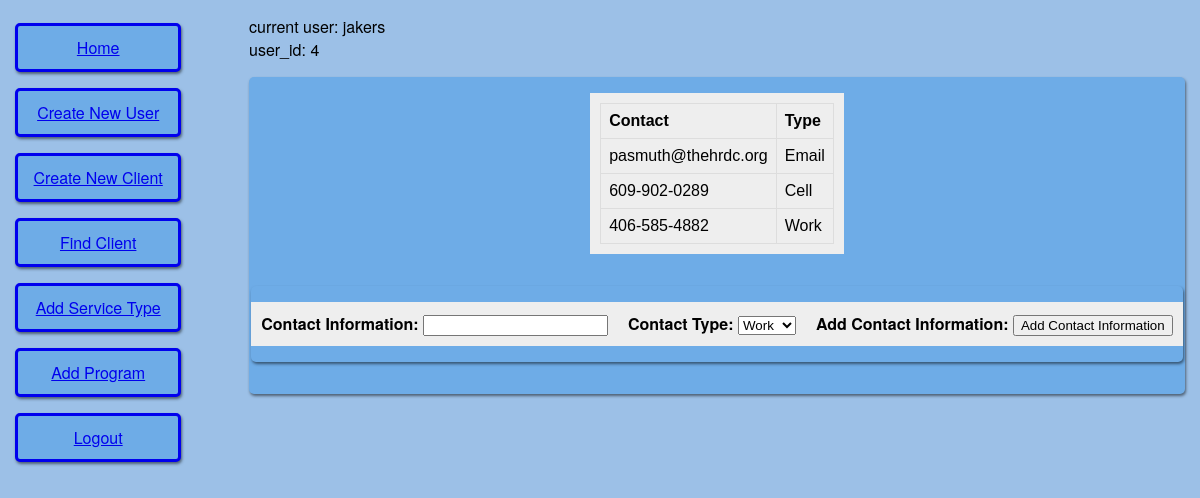
The app's page /client_1_contact (signed in) with its own data.
### app/models.py (models this page shows, shortened)
class User(UserMixin, db.Model):
	id = db.Column(db.Integer, primary_key = True)
	username = db.Column(db.String(64), index = True, unique = True)
	email = db.Column(db.String(120), index = True, unique = True)
	password_hash = db.Column(db.String(128))

class ClientContact(db.Model):
	id = db.Column(db.Integer, primary_key = True)
	client_id = db.Column(db.Integer, db.ForeignKey('client.id'))
	contact = db.Column(db.String(50))
	contact_type = db.Column(db.Integer, db.ForeignKey('contact_type.id'))
	ContactType = db.relationship('ContactType', uselist = False)
	created_date = db.Column(db.DateTime, index = True, default = datetime.utcnow)
	created_by = db.Column(db.Integer, db.ForeignKey('user.id'))
	user = db.relationship('User', uselist = False)

class ContactType(db.Model):
	id = db.Column(db.Integer, primary_key = True)
	contact_type = db.Column(db.String(10))

### app/routes.py (the view, shortened to what this page needs)
@app.route('/client_<clientid>_contact', methods = ['GET', 'POST'])
@login_required
def create_contact(clientid):
	form = CreateClientContact()
	contact_info = ClientContact.query.filter(ClientContact.client_id == clientid).all()
	return render_template('create_contact.html', title = 'Create Contact', form = form, contact_info = contact_info)

### app/forms.py (shortened to what this page needs)
class CreateClientContact(FlaskForm):
	form_title = 'Add Contact Information'
	contact_info = StringField('Contact Information', validators = [DataRequired()])
	contact_choices = [(c.id, c.contact_type) for c in ContactType.query.all()]
	contact_type = SelectField('Contact Type', coerce = int, choices = contact_choices, validators = [DataRequired()])
	submit = SubmitField('Add Contact Information')

### app/models.py (called while the page is built)
@login.user_loader
def load_user(id):
	return User.query.get(int(id))

### app/templates/create_contact.html (shortened to what this page needs)
{% extends "base.html" %}
{% block content %}
	<div class="formFields">
		<div class="formElement">
			<table class="contactInfo">
				<tr>
					<th>Contact</th>
					<th>Type</th>
				</tr>
		{% for c in contact_info %}
				<tr>
					<td>{{ c.contact }}</td>
					<td>{{ c.ContactType.contact_type }}</td>
				</tr>
		{% endfor%}
			</table>
	</div>
    <form action="" method="post">
        <div class="formFields">
        {% for field in form %}
            {% if field.type != 'CSRFTokenField' %}
            <div class="formElement">
                <strong>{{ field.label() }}:</strong>
                {{ field() }} <br>
            </div>
            {% endif %}
        {% endfor %}
        </div>
    </form>
{% endblock %}

### app/templates/base.html (shortened to what this page needs)
<html>
    <head>
      <link rel="stylesheet" href="{{ url_for('static', filename = 'styles/main.css') }}">
    </head>
    <body>
        <div class="row">
          <div class="leftColumn">
            {% if current_user.is_anonymous %}
            <a class="header_button" href="{{ url_for('login') }}">Login</a>
            {% else %}
            <a class="header_button" href="{{ url_for('index') }}">Home</a>
            <a class="header_button" href="{{ url_for('render_form', form = 'RegistrationForm') }}">Create New User</a>
            <a class="header_button" href="{{ url_for('create_client') }}">Create New Client</a>
            <a class="header_button" href="{{ url_for('view_clients') }}">Find Client</a>
            <a class="header_button" href="{{ url_for('add_record', record_type = 'ServiceType') }}">Add Service Type</a>
            <a class="header_button" href="{{ url_for('add_record', record_type = 'Program') }}">Add Program</a>
            <a class="header_button" href="{{ url_for('logout') }}">Logout</a>
            {% endif %}
          </div>
          <div class="rightColumn">
            current user: {{ current_user.username }} <br>
            user_id: {{ current_user.id }} <br>
            {% block content %}{% endblock %}
          </div>
        </div>
    </body>
</html>

### app/static/styles/main.css (style rules this page uses)
body { margin: 0; padding: 0; font-family: "Helvetica Neue", Helvetica, Arial, sans-serif; color: #000000; padding: 15px; background: #9cc0e7; }
table { font-family: arial, sans-serif; border-collapse: collapse; }
td { border: 1px solid #dddddd; text-align: left; padding: 8px; }
th { border: 1px solid #dddddd; background-color: #EEEEEE; text-align: left; padding: 8px; }
.row:after { content: ""; display: table; clear: both; }
.formElement { padding: 10px 10px; background: #EEEEEE; margin: 1em 0; display: inline-block; }
.formFields { float: left; display: flex; flex-wrap: wrap; align-content: space-around; justify-content: space-evenly; background: #6EACE7; margin: 1em 0; box-shadow: 1px 2px 3px rgba(0,0,0,.5); border-radius: 5px; }
.leftColumn { float: left; width: 15%; display: flex; flex-wrap: wrap; align-content: space-around }
.rightColumn { float: right; width: 80%; }
.header_button { border: solid; padding: 10px 10px; text-align: center; background-color: #6EACE7; width: 80%; float: left; margin: .5em 0; box-shadow: 1px 2px 3px rgba(0,0,0,.5); border-radius: 5px; }

### records on screen
User: username "jakers", id "4"
ClientContact: contact "pasmuth@thehrdc.org", ContactType.contact_type "Email"
ClientContact: contact "609-902-0289", ContactType.contact_type "Cell"
ClientContact: contact "406-585-4882", ContactType.contact_type "Work"

### other values on screen
{{ field.label() }} "Contact Information" "Contact Type" "Add Contact Information"
